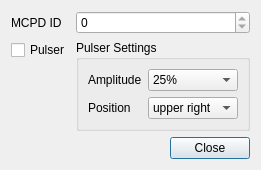
<?xml version="1.0" encoding="UTF-8"?>
<ui version="4.0">
 <class>MdllPulser</class>
 <widget class="QDialog" name="MdllPulser">
  <property name="geometry">
   <rect>
    <x>0</x>
    <y>0</y>
    <width>250</width>
    <height>153</height>
   </rect>
  </property>
  <property name="windowTitle">
   <string>Mdll setup</string>
  </property>
  <layout class="QGridLayout" name="gridLayout">
   <item row="0" column="0">
    <widget class="QLabel" name="textLabel1_4_2">
     <property name="text">
      <string>MCPD ID</string>
     </property>
     <property name="wordWrap">
      <bool>false</bool>
     </property>
    </widget>
   </item>
   <item row="0" column="1">
    <widget class="MCPDSpinBox" name="devid">
     <property name="enabled">
      <bool>true</bool>
     </property>
     <property name="maximum">
      <number>0</number>
     </property>
    </widget>
   </item>
   <item row="1" column="0">
    <layout class="QVBoxLayout" name="verticalLayout">
     <item>
      <widget class="QCheckBox" name="pulserBox">
       <property name="text">
        <string>Pulser</string>
       </property>
      </widget>
     </item>
     <item>
      <spacer name="verticalSpacer">
       <property name="orientation">
        <enum>Qt::Vertical</enum>
       </property>
       <property name="sizeHint" stdset="0">
        <size>
         <width>20</width>
         <height>40</height>
        </size>
       </property>
      </spacer>
     </item>
    </layout>
   </item>
   <item row="1" column="1">
    <widget class="QGroupBox" name="groupBox_6">
     <property name="enabled">
      <bool>true</bool>
     </property>
     <property name="title">
      <string>Pulser Settings</string>
     </property>
     <layout class="QGridLayout" name="gridLayout_9">
      <item row="0" column="0">
       <widget class="QLabel" name="label_10">
        <property name="text">
         <string>Amplitude</string>
        </property>
       </widget>
      </item>
      <item row="0" column="1">
       <widget class="QComboBox" name="pulsamp">
        <item>
         <property name="text">
          <string>25%</string>
         </property>
        </item>
        <item>
         <property name="text">
          <string>50%</string>
         </property>
        </item>
        <item>
         <property name="text">
          <string>75%</string>
         </property>
        </item>
        <item>
         <property name="text">
          <string>100%</string>
         </property>
        </item>
       </widget>
      </item>
      <item row="1" column="0">
       <widget class="QLabel" name="label_12">
        <property name="text">
         <string>Position</string>
        </property>
       </widget>
      </item>
      <item row="1" column="1">
       <widget class="QComboBox" name="pulspos">
        <item>
         <property name="text">
          <string>upper right</string>
         </property>
        </item>
        <item>
         <property name="text">
          <string>middle</string>
         </property>
        </item>
        <item>
         <property name="text">
          <string>bottom left</string>
         </property>
        </item>
       </widget>
      </item>
     </layout>
    </widget>
   </item>
   <item row="2" column="0" colspan="2">
    <widget class="QDialogButtonBox" name="buttonBox">
     <property name="orientation">
      <enum>Qt::Horizontal</enum>
     </property>
     <property name="standardButtons">
      <set>QDialogButtonBox::Close</set>
     </property>
    </widget>
   </item>
  </layout>
 </widget>
 <customwidgets>
  <customwidget>
   <class>MCPDSpinBox</class>
   <extends>QSpinBox</extends>
   <header>MCPDSpinBox.h</header>
  </customwidget>
 </customwidgets>
 <resources/>
 <connections>
  <connection>
   <sender>buttonBox</sender>
   <signal>rejected()</signal>
   <receiver>MdllPulser</receiver>
   <slot>close()</slot>
   <hints>
    <hint type="sourcelabel">
     <x>168</x>
     <y>148</y>
    </hint>
    <hint type="destinationlabel">
     <x>22</x>
     <y>175</y>
    </hint>
   </hints>
  </connection>
  <connection>
   <sender>pulsamp</sender>
   <signal>currentIndexChanged(int)</signal>
   <receiver>MdllPulser</receiver>
   <slot>setPulserAmplitude(int)</slot>
   <hints>
    <hint type="sourcelabel">
     <x>181</x>
     <y>71</y>
    </hint>
    <hint type="destinationlabel">
     <x>31</x>
     <y>67</y>
    </hint>
   </hints>
  </connection>
  <connection>
   <sender>pulspos</sender>
   <signal>currentIndexChanged(int)</signal>
   <receiver>MdllPulser</receiver>
   <slot>setPulserPosition(int)</slot>
   <hints>
    <hint type="sourcelabel">
     <x>150</x>
     <y>105</y>
    </hint>
    <hint type="destinationlabel">
     <x>43</x>
     <y>90</y>
    </hint>
   </hints>
  </connection>
  <connection>
   <sender>pulserBox</sender>
   <signal>clicked(bool)</signal>
   <receiver>MdllPulser</receiver>
   <slot>setPulser(bool)</slot>
   <hints>
    <hint type="sourcelabel">
     <x>15</x>
     <y>43</y>
    </hint>
    <hint type="destinationlabel">
     <x>67</x>
     <y>21</y>
    </hint>
   </hints>
  </connection>
 </connections>
 <slots>
  <slot>setPulser(bool)</slot>
  <slot>setPulserAmplitude(int)</slot>
  <slot>setPulserPosition(int)</slot>
  <slot>setMCPD(int)</slot>
 </slots>
</ui>
